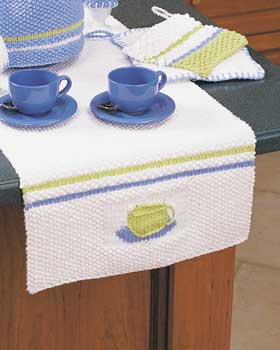
#> input picture Tea.jpg, 280 x 350 px
$ python surf.py   (Python 2 division)   (older library calls are emulated)
#> lines starting #> are read from the running program, lines starting #| are printed output that depends on the picture; after the words box and inside, x2 and y2 are one past the last pixel; in counts of white or black regions, pixels touching at a corner belong together
'''import cv2
import matplotlib.pyplot as plt
import matplotlib.image as mpimg

#surf_detector = cv2.FeatureDetector_create("SURF")
#surf_descriptor = cv2.DescriptorExtractor_create("SURF")

img = cv2.imread('Cup.jpg',0)
surf = cv2.SURF(500)
minHessian = 500


kp,des = surf.detectAndCompute(img,None)
print "kp: ",kp
print "des: ",des
print len(kp)

#print surf.hessianThreshold

#surf.hessianThreshold = 50000

kp1,des1 = surf.detectAndCompute(img,None)


img2 = cv2.imread('Tea.jpg',0)
kp2,des2 = surf.detectAndCompute(img2,None)

bf = cv2.BFMatcher(cv2.NORM_HAMMING, crossCheck=True)
matches = bf.match(des1,des2)
matches = sorted(matches, key = lambda x:x.distance)
img3 = cv2.drawMatches(img1,kp1,img2,kp2,matches[:10], flags=2)
plt.imshow(img3)
plt.show()

# [6 lines of commented-out code are left out]
'''

import numpy as np
import cv2
from matplotlib import pyplot as plt
#from find_obj import filter_matches,explore_match

def drawMatches(img1, kp1, img2, kp2, matches):
    """
    My own implementation of cv2.drawMatches as OpenCV 2.4.9
    does not have this function available but it's supported in
    OpenCV 3.0.0

    This function takes in two images with their associated
    keypoints, as well as a list of DMatch data structure (matches)
    that contains which keypoints matched in which images.

    An image will be produced where a montage is shown with
    the first image followed by the second image beside it.

    Keypoints are delineated with circles, while lines are connected
    between matching keypoints.

    img1,img2 - Grayscale images
    kp1,kp2 - Detected list of keypoints through any of the OpenCV keypoint
              detection algorithms
    matches - A list of matches of corresponding keypoints through any
              OpenCV keypoint matching algorithm
    """

    # Create a new output image that concatenates the two images together
    # (a.k.a) a montage
    rows1 = img1.shape[0]
    cols1 = img1.shape[1]
    rows2 = img2.shape[0]
    cols2 = img2.shape[1]

    out = np.zeros((max([rows1,rows2]),cols1+cols2,3), dtype='uint8')

    # Place the first image to the left
    out[:rows1,:cols1] = np.dstack([img1, img1, img1])

    # Place the next image to the right of it
    out[:rows2,cols1:] = np.dstack([img2, img2, img2])

    # For each pair of points we have between both images
    # draw circles, then connect a line between them
    for mat in matches:

        # Get the matching keypoints for each of the images

        img1_idx = mat[0].queryIdx
        img2_idx = mat[0].trainIdx

        # x - columns
        # y - rows
        (x1,y1) = kp1[img1_idx].pt
        (x2,y2) = kp2[img2_idx].pt

        # Draw a small circle at both co-ordinates
        # radius 4
        # colour blue
        # thickness = 1
        cv2.circle(out, (int(x1),int(y1)), 4, (255, 0, 0), 1)
        cv2.circle(out, (int(x2)+cols1,int(y2)), 4, (255, 0, 0), 1)

        # Draw a line in between the two points
        # thickness = 1
        # colour blue
        cv2.line(out, (int(x1),int(y1)), (int(x2)+cols1,int(y2)), (255, 0, 0), 1)


    # Show the image
    cv2.imshow('Matched Features', out)
    cv2.waitKey(0)
    cv2.destroyWindow('Matched Features')

    # Also return the image if you'd like a copy
    return out


img1 = cv2.imread('Tea.jpg',0) # queryImage
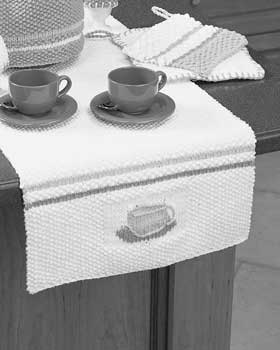
#> img1: shape (350, 280); min 0, max 255, mean 159.6
img2 = cv2.imread('Cup.jpg',0) # trainImage
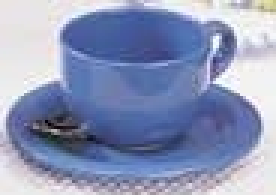
#> input picture Cup.jpg, 92 x 65 px (shown 3 times larger)
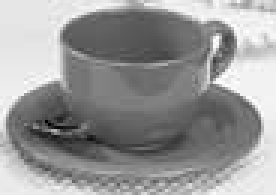
#> img2: shape (65, 92) (shown 3 times larger); min 1, max 255, mean 151.5

# Initiate SIFT detector
sift = cv2.SIFT()

# find the keypoints and descriptors with SIFT
kp1, des1 = sift.detectAndCompute(img1,None)
#> kp1 = 515 keypoints; strongest (x, y, size): (201, 83, 6.5), (134, 99, 40.5), (160, 77, 2.4), (253, 70, 12)
kp2, des2 = sift.detectAndCompute(img2,None)
#> kp2 = 37 keypoints; strongest (x, y, size): (72, 14, 2.4), (76, 13, 3.4), (26, 12, 8.3), (78, 26, 6.8)

# FLANN parameters
FLANN_INDEX_KDTREE = 0
index_params = dict(algorithm = FLANN_INDEX_KDTREE, trees = 5)
search_params = dict(checks=50)   # or pass empty dictionary
bf = cv2.BFMatcher()
#flann = cv2.FlannBasedMatcher(index_params,search_params)

matches = bf.knnMatch(np.asarray(des1,np.float32),np.asarray(des2,np.float32),k=2)
#> matches = 515 matches

# Need to draw only good matches, so create a mask
matchesMask = [[0,0] for i in xrange(len(matches))]
#> matchesMask = 515 pairs, first value 0 to 0, second value 0 to 0
'''
# ratio test as per Lowe's paper
for i,(m,n) in enumerate(matches):
    if m.distance < 0.7*n.distance:
        matchesMask[i]=[1,0]
'''
good = []
for m,n in matches:
    if m.distance < 0.75*n.distance:
        good.append([m])
#> after the loop, good = 45 matches

print good
#> (printed output is left out)

draw_params = dict(matchColor = (0,255,0),
                   singlePointColor = (255,0,0),
                   matchesMask = matchesMask,
                   flags = 0)
#> draw_params = 4 items

img3 = drawMatches(img1,kp1,img2,kp2,good)
#> in drawMatches, `out[:rows1,:cols1] = np.dstack([img1, img1, img1])`:
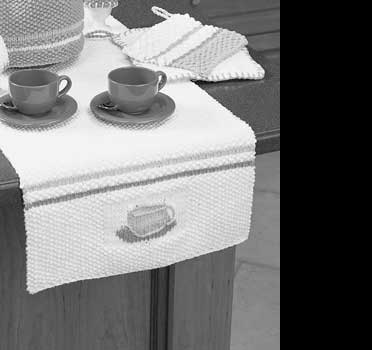
#> out: shape (350, 372, 3); min 0, max 255, mean 120.1
#> in drawMatches, `out[:rows2,cols1:] = np.dstack([img2, img2, img2])`:
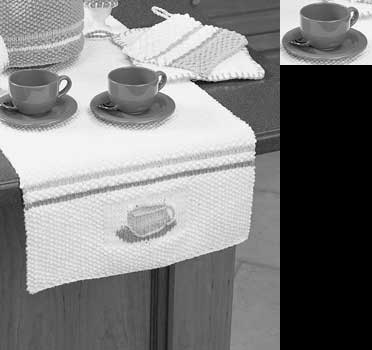
#> out: shape (350, 372, 3); 4.59% of pixels changed, all inside (x1, y1, x2, y2) = (280, 0, 372, 65)
#> the loop in drawMatches, `for mat in matches:` made 45 passes
#> (img1_idx, img2_idx, x1, y1, x2, y2) on passes 1 to 12: (8, 8, 9.42, 124.4, 25.02, 59.25), (11, 8, 14.28, 125.9, 25.02, 59.25), (17, 9, 16.71, 121.5, 26.34, 54.84), (44, 8, 28.11, 127.8, 25.02, 59.25), (73, 2, 41.86, 127, 9.68, 53.31), (75, 8, 42.83, 127.3, 25.02, 59.25), (84, 13, 47.6, 289.1, 34.39, 5.21), (120, 13, 65.68, 284.2, 34.39, 5.21), (126, 31, 71.37, 98.18, 79.48, 32.63), (157, 1, 93.01, 111.7, 5.13, 47.89), (166, 2, 97.6, 117.2, 9.68, 53.31), (178, 3, 100.9, 115.8, 12.75, 51.78)
#> after the loop in drawMatches, `for mat in matches:`:
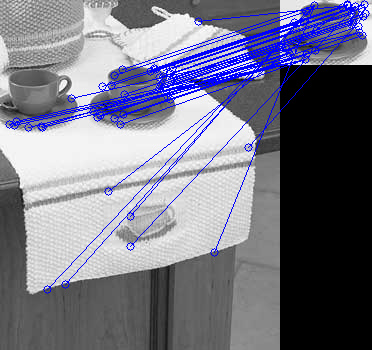
#> out: shape (350, 372, 3); 6.41% of pixels changed, all inside (x1, y1, x2, y2) = (5, 0, 370, 294); drawn as B, G, R

plt.imshow(img3,),plt.show()
